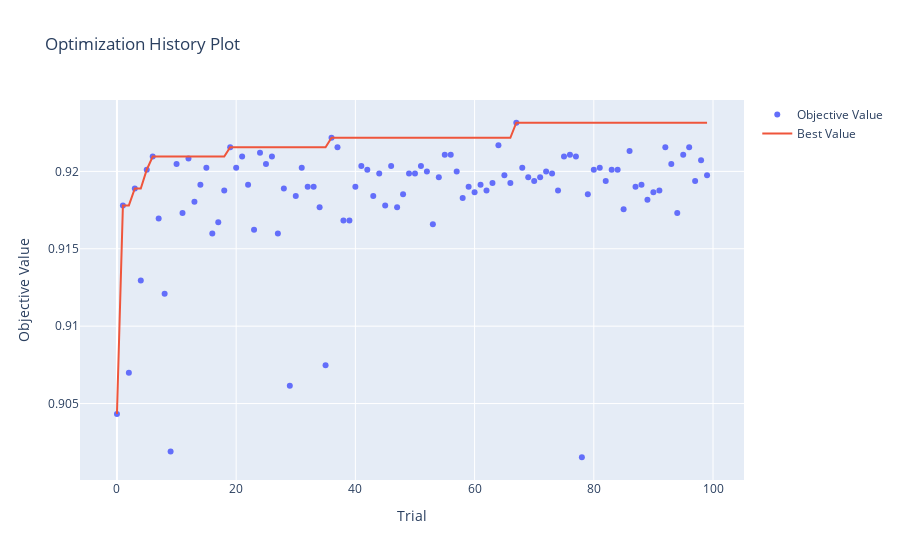

Notebook cell for this chart:
### Code cell
vis.plot_optimization_history(study)
